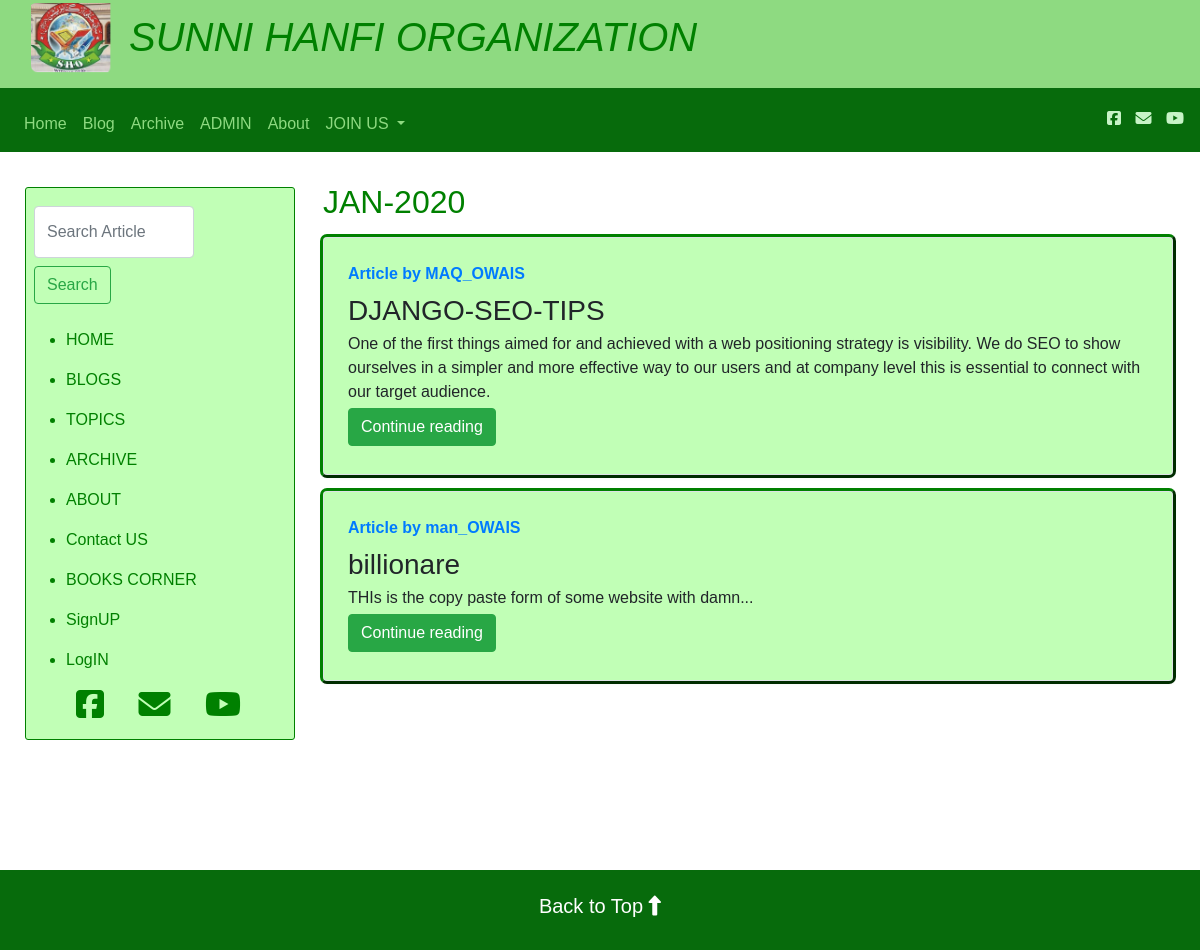
The app's page /archive/archive_page/2020/JAN with its own data.
### blog/models.py (models this page shows, shortened)
class Post(models.Model):
    MONTHLY_CHOICES = (
        ('JAN', 'JAN',),
        ('FEB', 'FEB',),
        ('MAR', 'MAR',),
        ('APR', 'APR',),
        ('MAY', 'MAY',),
        ('JUN', 'JUN',),
        ('JUL', 'JUL',),
        ('AUG', 'AUG',),
        ('SEPT', 'SEPT',),
        ('OCT', 'OCT',),
        ('NOV', 'NOV',),
        ('DEC', 'DEC',),
    )
    YEARLY_CHOICES = (
        ('2014', '2014',),
        ('2015', '2015',),
        ('2016', '2016',),
        ('2017', '2017',),
        ('2018', '2018',),
        ('2019', '2019',),
        ('2020', '2020',),
        ('2021', '2021',),
        ('2022', '2022',),
        ('2023', '2023',),
        ('2024', '2024',),
        ('2025', '2025',),
        ('2026', '2026',),
        ('2027', '2027',),
        ('2028', '2028',),
        ('2029', '2029',),
        ('2030', '2030',),
        ('2031', '2031',),
        ('2032', '2032',),
        ('2033', '2033',),
        ('2034', '2034',),
        ('2035', '2035',),
        ('2036', '2036',),
        ('2037', '2037',),
        ('2038', '2038',),
        ('2039', '2039',),
        ('2040', '2040',),
    )
    sno = models.AutoField(primary_key=True)
    title = models.CharField(max_length=255)
    author = models.CharField(max_length=100)
    brief = models.TextField(max_length=480,null=True)
    content = models.TextField()
    slug = models.CharField(max_length=130)
    views = models.IntegerField(default=0)
    topicsub = models.ForeignKey(Topic, blank=True, null=True, on_delete=models.CASCADE)
    rewrite_topicsub = models.CharField('Rewrite Topicsub (same as above) exactly {very compulsory} else this will not appear with "Topic section"',max_length=255,null=True,blank=True)
    timeStamp = models.DateTimeField(auto_now_add=True)
    monthly = models.CharField(
        choices=MONTHLY_CHOICES,
        max_length=20,
        null=True
    )
    yearly= models.CharField(
        choices=YEARLY_CHOICES,
        max_length=30,
        null=True,
    )

### home/views.py (the view)
def archive_page(request,year,month):
    all_Post = Post.objects.filter(yearly__icontains=year).filter(monthly__icontains=month)
    context = {'all_Post': all_Post,'archive_page':'active','year':year,'month':month}
    return render(request,'home/archive_page.html',context)

### templates/home/archive_page.html (shortened to what this page needs)
{% extends 'base.html' %}
{% block body %}
<div class="row" style="height: auto !important; margin-right: 10px; margin-left: 10px; margin-top: 10px;">
    <div id="sidebar1" style="height: auto !important;" itemscope="itemscope" itemtype="http://schema.org/WPSideBar"
        style="height: auto !important;">
        <div class="slidebar ty-trigger section" id="slidebar" style="height: auto !important;">
            <div class="widget LinkList" data-version="1" id="LinkList1">
                <h2 style="color: #556B2F; padding:5px;">
                </h2>
                <div class="widget-content">
                    <div id="srch1">
                        <form method="get" style="    margin-left: 0.5rem!important;" action="/search" class="form-inline my-2 my-lg-0 mx-3">
                        <input class="form-control mr-sm-1" type="search" placeholder="Search Article" aria-label="Search" name="query"
                            id="query" style="width:55%">
                        <button class="btn btn-outline-success my-2 mr-sm-1" type="submit">Search</button>
                        </form>
                    </div>
                    <ul style="color: green;">
                        <li><a href="/">
                                <p style=" color: green;">
                                    <p style=" color: green;">HOME</p>
                                </p>
                            </a></li>
                        <li><a href="/blog" style="color: green;">
                                <p>
                                    <p style=" color: green;">BLOGS</p>
                                </p>
                            </a></li>
                        <li><a href="/#topic" style="color: green;">
                                <p>
                                    <p style=" color: green;">TOPICS</p>
                                </p>
                            </a></li>
                        <li><a href="/archive" style="color: green;">
                                <p>
                                    <p style=" color: green;">ARCHIVE</p>
                                </p>
                            </a></li>
                        <li><a href="/about" style="color: green;">
                                <p>
                                    <p style=" color: green;">ABOUT</p>
                                </p>
                            </a></li>
                        <li><a href="/contact" style="color: green;">
                                <p>
                                    <p style=" color: green;">Contact US</p>
                                </p>
                            </a></li>
                        <li><a href="/books" style="color: green;">
                                <p>
                                    <p style=" color: green;">BOOKS CORNER</p>
                                </p>
                            </a></li>
                        {% if not user.is_authenticated %}
                        <li>
                            <a class="dropdown-item" data-toggle="modal" data-target="#signUPModal"
                                style="color: green; width:70%; padding: 0px; cursor: pointer;">
                                <p>
                                    <p style=" color: green;">SignUP</p>
                                </p>
                            </a>
                        </li>
                        {% endif %}
                        {% if not user.is_authenticated %}
                        <li>
                            <a class="dropdown-item" data-toggle="modal" data-target="#loginModal"
                                style="color: green; width:70%; padding: 0px; cursor: pointer;">
                                <p>
                                    <p style=" color: green;">LogIN</p>
                                </p>
                            </a>
                        </li>
                        {% endif %}
                        <div>
                            <a style="color: green; padding-left: 10px; padding-right: 20px;"
                                href="https://www.facebook.com/SunniHanfiOrganisationMumbai/"><i
                                    class="fab fa-facebook-square fa-2x"></i></a>
                            <a style="color: green; padding-left: 10px; padding-right: 20px;"
                                href="mailto: imran.shaikh16230@gmail.com" title="email"><i
                                    class="fas fa-envelope fa-2x"></i></a>
                            <a style="color:green; padding-left: 10px;padding-right:20px;"
                                href="https://www.youtube.com/user/786SHO/videos" title="youtube"><i
                                    class="fa fa-youtube-play fa-2x" aria-hidden="true"></i>
                            </a>
                        </div>
                    </ul>
                </div>
            </div>
        </div>
    </div>
    <div class="container my-3" id="wrapper1">
        <h2 style="color: green;">{{month}}-{{year}}</h2>
        {% for post in all_Post%}
        <div class="row no-gutters border rounded overflow-hidden flex-md-row my-3 shadow-sm h-md-250 position-relative"
            style=" border:0px green ; outline-style: outset; outline-color: green; background-color: rgb(193, 255, 182) ; ">
            <div class="col p-4 d-flex flex-column position-static">
                <strong class="d-inline-block mb-2 text-primary">Article by {{post.author}}</strong>
                <h3 class="mb-0">{{post.title}}</h3>
                <p class="card-text mb-auto">{{post.brief| truncatechars:450 | safe}} </p>
                <div class="my-1"><a href="/blog/{{post.slug}}/" role="button" class="btn btn-success">Continue
                        reading</a>
                </div>
            </div>
        </div>
        {% endfor %}
    </div>
</div>
{% endblock body %}

### templates/home/archive_page.html (style rules this page uses)
@media only screen and (min-width: 1000px) { #wrapper1, #sidebar1 { float: none; clear: both; margin: 0; } }
@media only screen and (min-width: 1100px) { #sidebar1 { padding-top: 20px; width: 30%; float: right; margin-bottom: 130px; margin-right: 20px; } }
@media only screen and (min-width: 1200px) and (max-width: 1299px) { #wrapper1 { max-width: 850px; } }
@media only screen and (min-width: 1200px) and (max-width: 1299px) { #sidebar1 { max-width: 270px; } }
@media only screen and (min-width: 1005px) { #wrapper1 { padding: 0px; width: 70%; float: left; } }
@media only screen and (min-width: 1100px) { #sidebar1 { padding-top: 25px; padding-right: 3px; padding-left: 15px; width: 30%; float: right; } }
@media only screen and (min-width: 250px) { #LinkList1 { border: 0.6px solid green; border-radius: 3px; background-color: rgb(193, 255, 182); } }
@media only screen and (min-width: 300px) { #wrapper1 { padding: 5px; } }
@media only screen and (min-width: 300px) { #wrapper1 { width: 98%; } }
#wrapper1 { float: left; }

### templates/base.html (style rules this page uses)
.form-control { width: 97%; }
* { font-family: 'Gill Sans', 'Gill Sans MT', Calibri, 'Trebuchet MS', sans-serif; }

### records on screen
Post: author "MAQ_OWAIS", title "DJANGO-SEO-TIPS", brief "One of the first things aimed for and achieved with a web positioning strategy is visibility. We do SEO to show ourselves in a simpler and more effective way to our users and at company level this is essential to connect with our target audience."
Post: author "man_OWAIS", title "billionare", brief "THIs is the copy paste form of some website with damn..."

### other values on screen
{{ month }} "JAN"
{{ year }} "2020"
